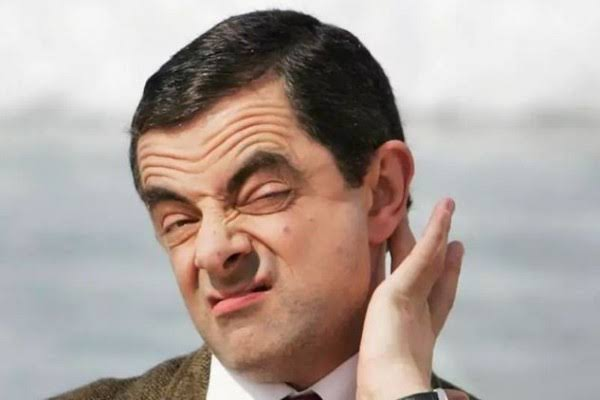
#> input picture bean.jpeg, 600 x 400 px
$ python No10.py
#> lines starting #> are read from the running program, lines starting #| are printed output that depends on the picture
#Indra Kurniawan
#1217070033

import cv2
import numpy as np
import matplotlib.pyplot as plt

image = cv2.imread('bean.jpeg')
#> image is the input picture: shape (400, 600, 3); mean B, G, R 156.3, 162.3, 175

b, g, r = cv2.split(image)
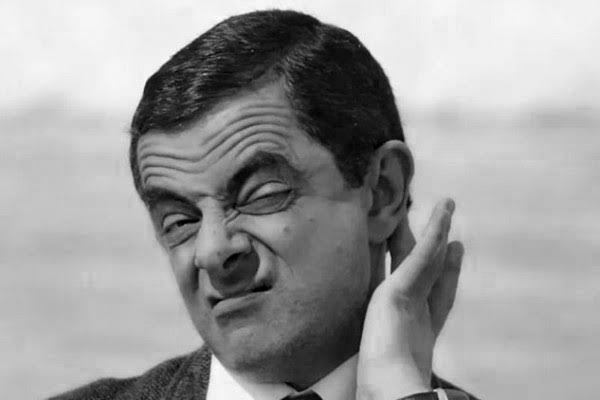
#> b: shape (400, 600); min 0, max 255, mean 156.3
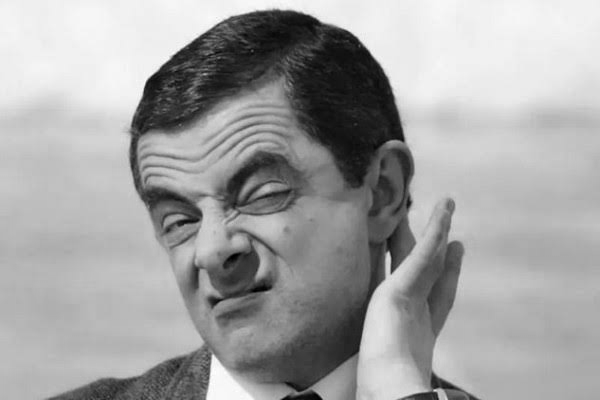
#> g: shape (400, 600); min 0, max 255, mean 162.3
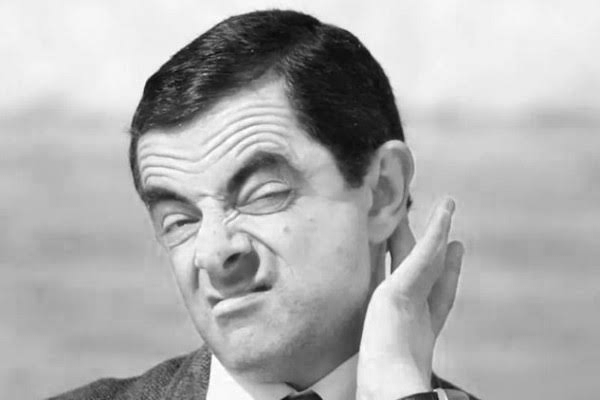
#> r: shape (400, 600); min 10, max 255, mean 175

hist_b = cv2.calcHist([b], [0], None, [256], [0,256])
#> hist_b = 256 values, max 8455 at index 241, min 1 at index 253, mean 937.5
hist_g = cv2.calcHist([g], [0], None, [256], [0,256])
#> hist_g = 256 values, max 9013 at index 241, min 5 at index 2, mean 937.5
hist_r = cv2.calcHist([r], [0], None, [256], [0,256])
#> hist_r = 256 values, max 9468 at index 241, min 0 at index 0, mean 937.5

plt.figure(figsize=(10, 6))
plt.plot(hist_r, color='r', label='R')
plt.plot(hist_g, color='g', label='G')
plt.plot(hist_b, color='b', label='B')
plt.title('rgb histogram')
plt.xlabel('intensitas')
plt.ylabel('frequensi')
plt.legend()
plt.grid()
plt.show()
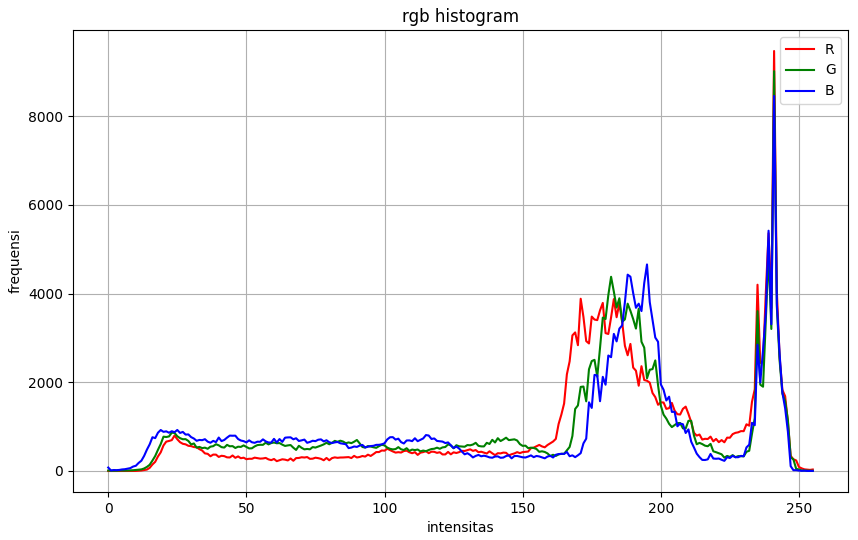
#> figure drawn by matplotlib, 1 panel; curve peaks at x = 241, y = 9468; curve peaks at x = 241, y = 9013; curve peaks at x = 241, y = 8455
